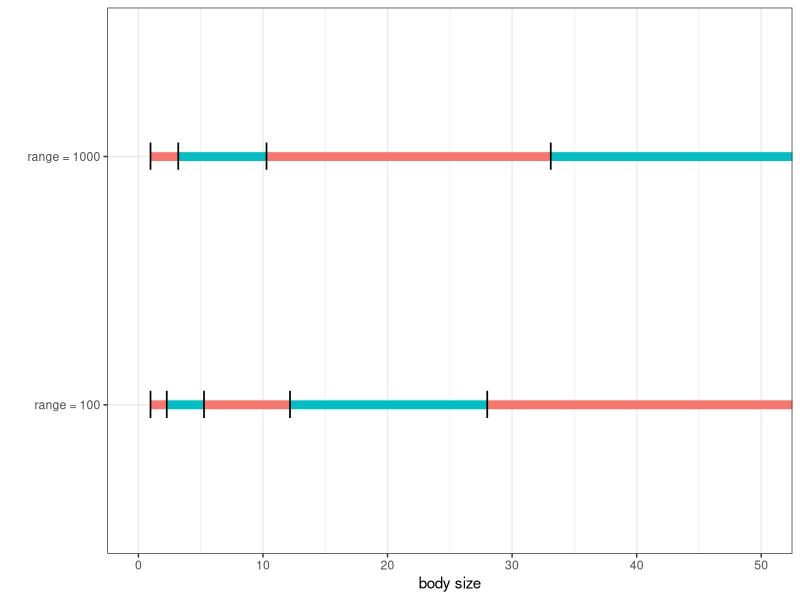
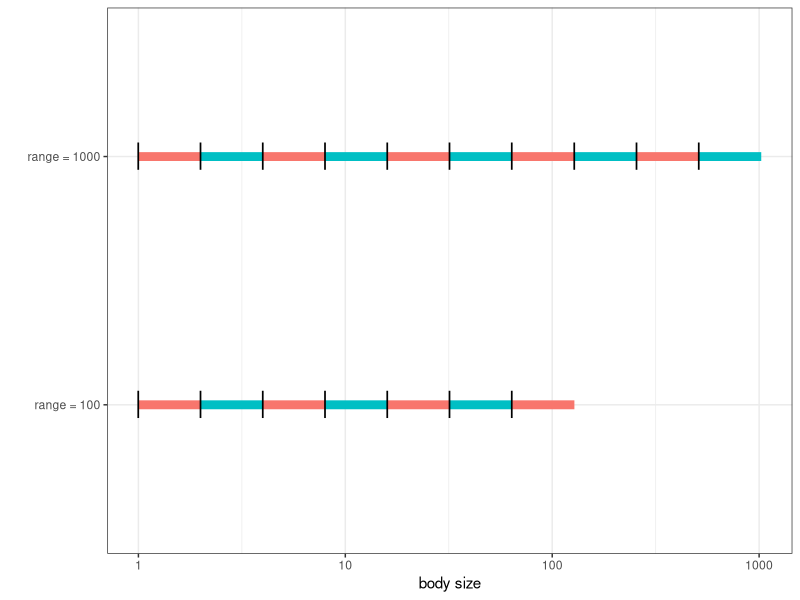

The R script that drew these images, in order:
## ---- chunk 1
knitr::opts_chunk$set(
  echo = TRUE)
library(tidyverse)
## ---- chunk 2
dw_range_100 <- c(1, 100)

elbn_100 <- exp(seq(floor(log(min(dw_range_100))),
                          ceiling(log(max(dw_range_100))),
                          length.out = 7))

dw_range_1000 <- c(1, 1000)

elbn_1000<- exp(seq(floor(log(min(dw_range_1000))),
                          ceiling(log(max(dw_range_1000))),
                          length.out = 7))

elb_df <- data.frame(x = c(elbn_100[1:6], elbn_1000[1:6]),
           xend = c(elbn_100[2:7], elbn_1000[2:7]),
          y  = rep(c("range = 100", "range = 1000"), each= 6),
          yend = rep(c("range = 100", "range = 1000"), each= 6),
          color = rep(c("black", "red"), 6)) 


l2n_100 <- 2^(floor(log2(min(dw_range_100))):
                  ceiling(log2(max(dw_range_100))) )

l2n_1000 <- 2^(floor(log2(min(dw_range_1000))):
                  ceiling(log2(max(dw_range_1000))) )

# length(l2n_100)
# length(l2n_1000)

l2n_df <- data.frame(x = c(l2n_100[1:7], l2n_1000[1:10]),
           xend = c(l2n_100[2:8], l2n_1000[2:11]),
          y  = c(rep("range = 100", 7),rep("range = 1000", 10)),
          yend = c(rep("range = 100", 7),rep("range = 1000", 10)),
          color = c(rep(c("black", "red"), length.out = 7), rep(c("black", "red"), length.out = 10))) 
## ---- chunk 3
elb_df %>%
  slice(1:5, 7:10) %>%
  ggplot(aes(x = x,
             xend = xend,
             y = y,
             yend = yend,
             color = color)) +
  geom_segment(linewidth = 3,
               linejoin = 'bevel',
               lineend = 'butt') +
  geom_point(shape = "|", size = 7, color = "black") +
  theme_bw() +
  coord_cartesian(xlim = (c(0, 50))) +
  labs(x = "body size",
       y = "") +
  theme(legend.position = "none") 
  
## ---- chunk 4
l2n_df %>%
  ggplot(aes(x = x,
             xend = xend,
             y = y,
             yend = yend,
             color = color)) +
  geom_segment(linewidth = 3,
               linejoin = 'bevel',
               lineend = 'butt') +
  geom_point(shape = "|", size = 7, color = "black") +
  theme_bw() +
  #coord_cartesian(xlim = (c(0, 50))) +
  labs(x = "body size",
       y = "") +
  theme(legend.position = "none") +
  scale_x_log10()
## ---- chunk 5
library(knitr)
table1 <- read_csv("tables/abs_dev_n_vary.csv") %>%
  mutate(diff_abs_mean = round(diff_abs_mean, 3),
         diff_abs_sd = round(diff_abs_sd, 3)) %>%
  rename(method = name,
         "Body sample size" = body_n,
         "mean abs diff"=diff_abs_mean,
         "SD abs diff"=diff_abs_sd)
kable(table1,
         caption = "Table S1. Deviation of estimates across methods for different sample sizes of body size values. The mean and standard deviation for each row (mean abs diff and sd abs diff, respectively) in the table are calculated across all replicates for each value of lambda (1000 reps * 5 lambda values = 5000 values.",
      padding = 10)
## ---- chunk 6
library(knitr)
table2 <- read_csv("tables/si_table2.csv") %>%
  mutate(diff_abs_mean = round(diff_abs_mean, 3),
         diff_abs_sd = round(diff_abs_sd, 3)) %>%
  rename(method = name,
         "mean abs diff"=diff_abs_mean,
         "SD abs diff"=diff_abs_sd)
kable(table2,
         caption = "Table S2. Deviation of estimates across methods when the values of the hypothetical gradient (large x) and the range of body sizes (small m) are changed compared with the results presented in the manuscript (main). ")
## ---- chunk 7
library(knitr)
table3 <- read_csv("tables/si_table3.csv") %>%
  mutate(diff_abs_mean = round(diff_abs_mean, 3),
         diff_abs_sd = round(diff_abs_sd, 3)) %>%
  rename(method = name,
         "mean abs diff"=diff_abs_mean,
         "SD abs diff"=diff_abs_sd)
kable(table3,
         caption = "Table S3. Deviation of estimates across methods when the number of sites was changed. The results presented in the main text use 5 sites.")
